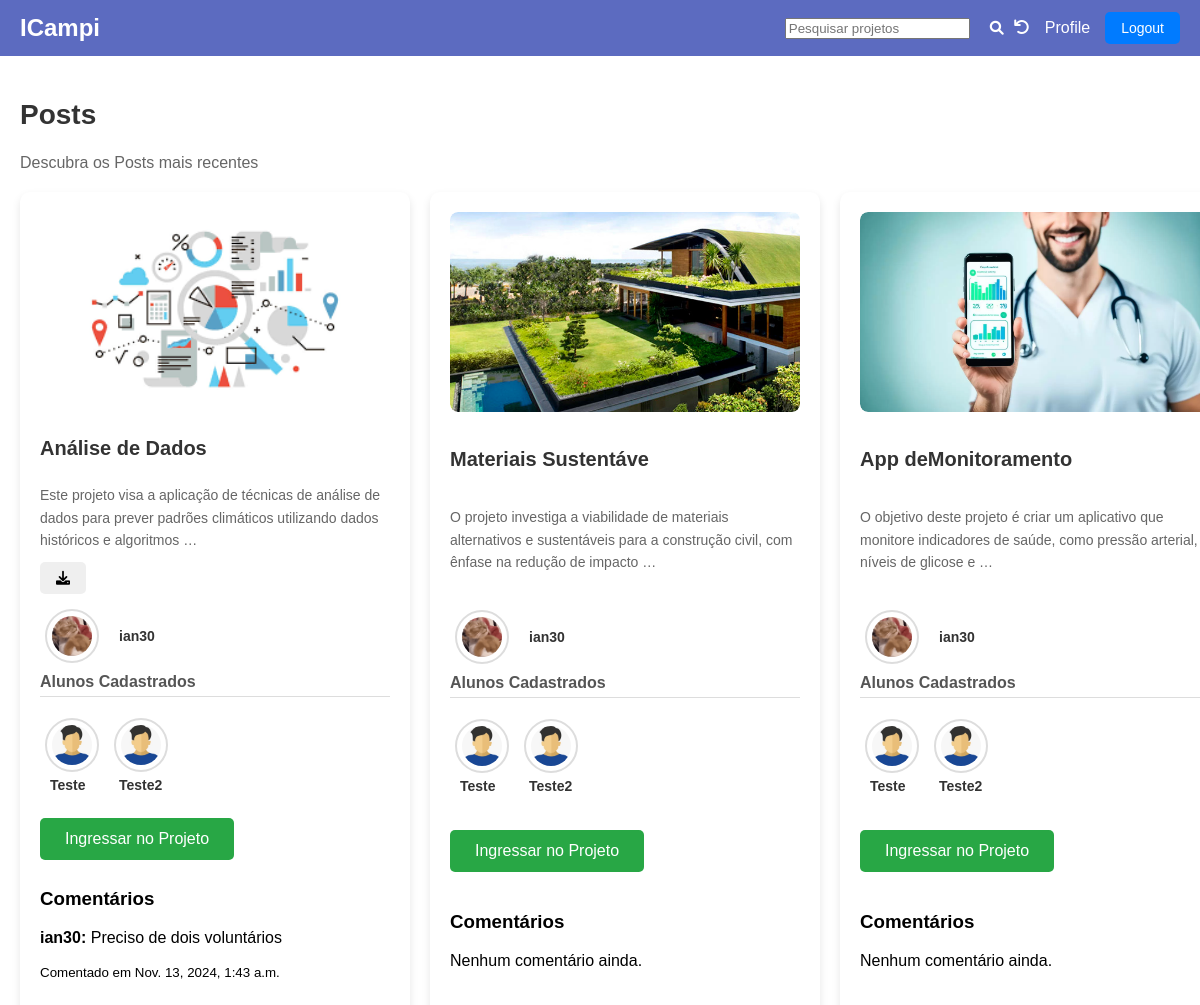
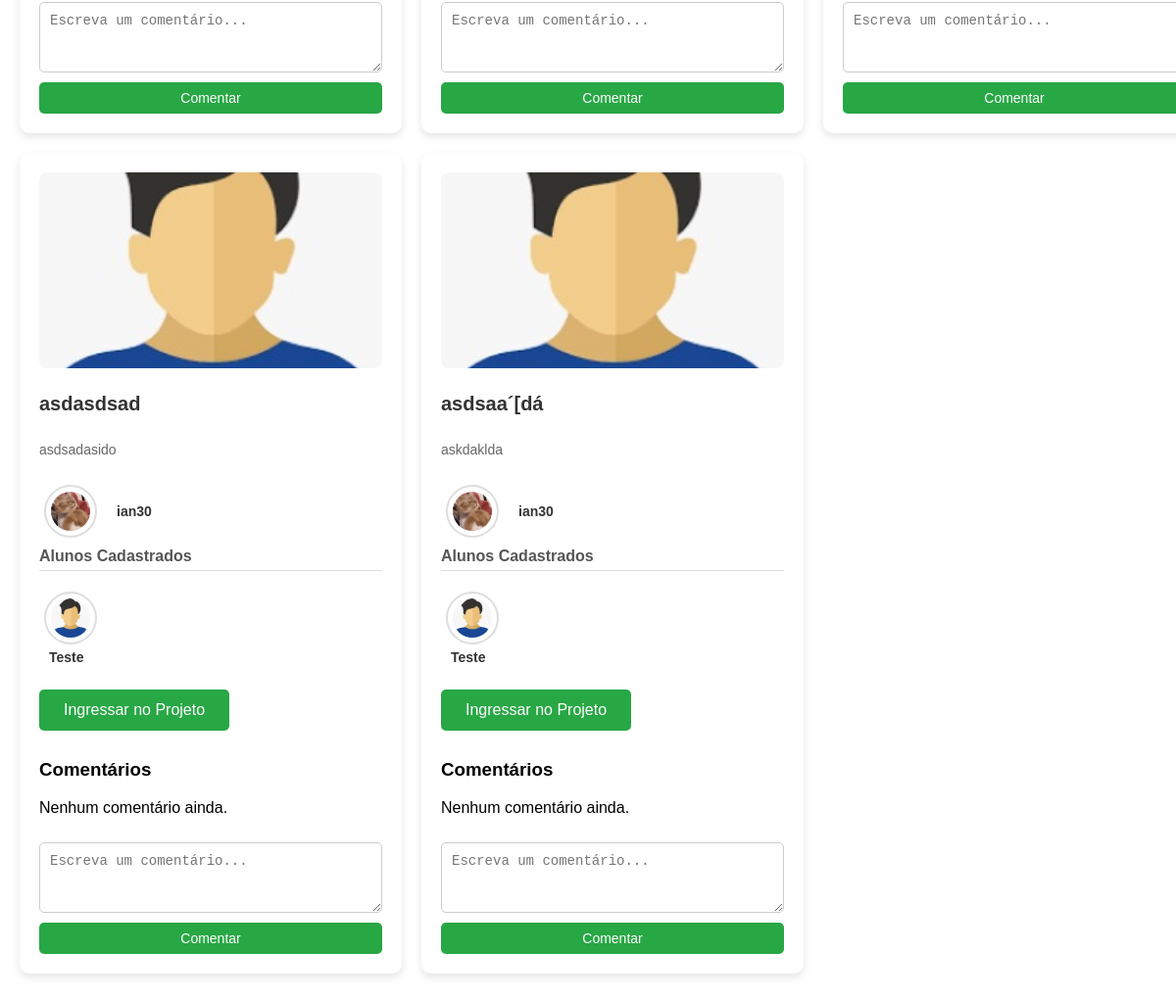
The page / (signed in) on the database as committed earlier (2 pictures, top to bottom).
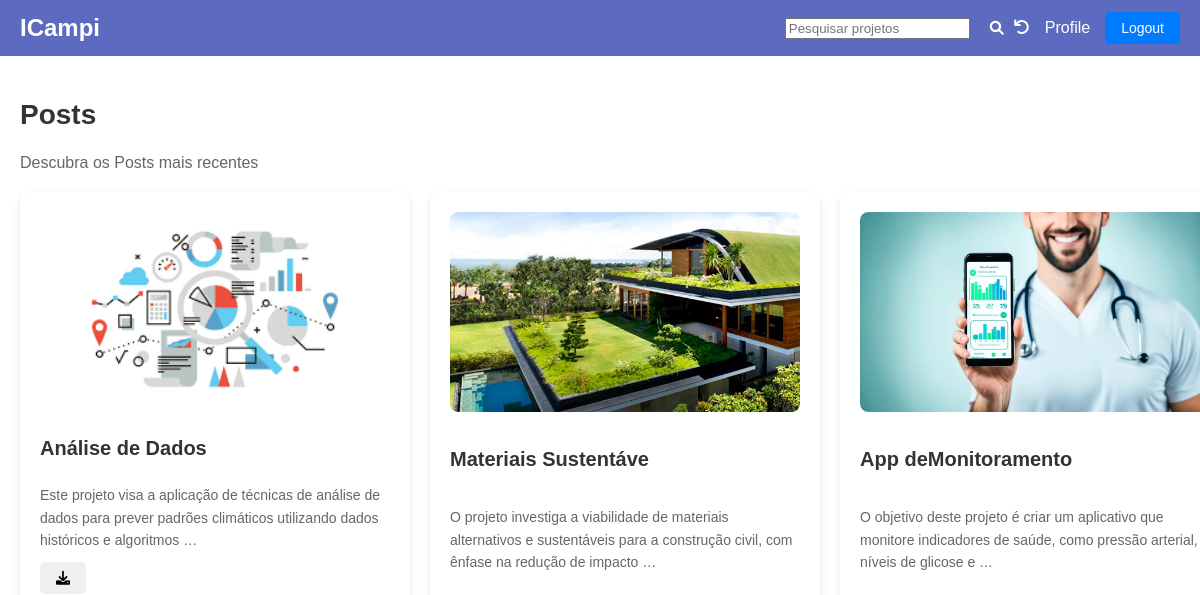
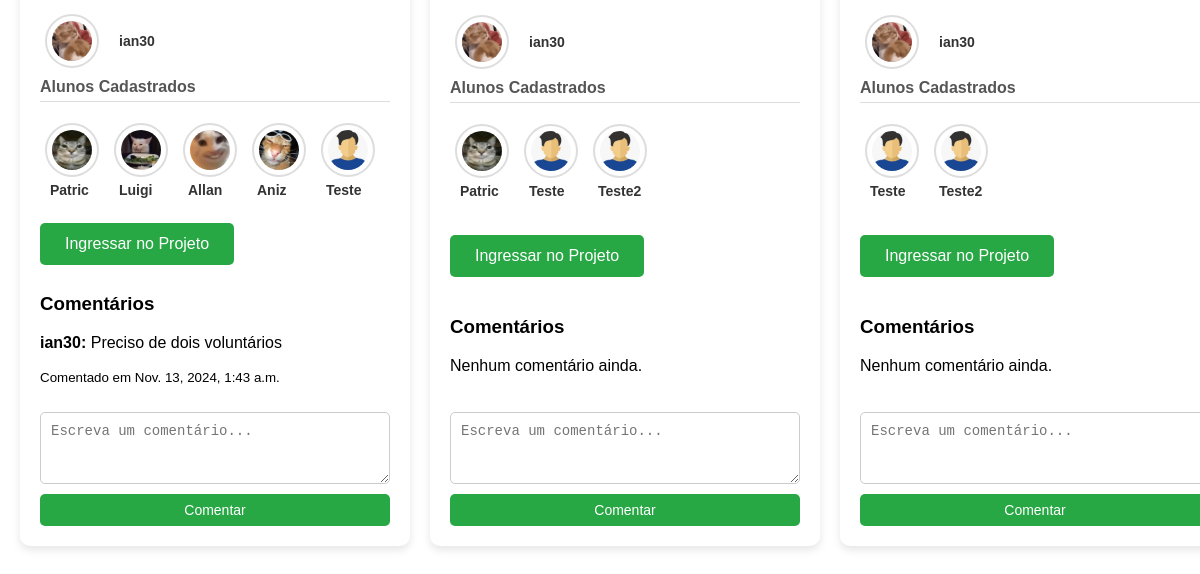
The same page on the database as committed later (2 pictures, top to bottom).
### feed/models.py (models this page shows, shortened)
class Project(models.Model):
    title = models.CharField(max_length=20)
    body = models.TextField(max_length=750)
    calendar = models.DateField(null=True, blank=True)
    author = models.ForeignKey(
        Profile,
        limit_choices_to={'role': 'teacher'},
        on_delete=models.CASCADE,
        null=True,
        blank=True,
        related_name='created_projects'  # Facilita a consulta dos projetos criados
    )
    students = models.ManyToManyField(
        Profile,
        related_name='joined_projects',
        limit_choices_to={'role': 'student'},
        blank=True
    )
    image = models.ImageField(upload_to='project_images/', null=True, blank=True)
    pdf_file = models.FileField(upload_to='project_pdfs/', null=True, blank=True)

class Profile(models.Model):
    ROLE_CHOICES = (
        ('student', 'Student'),
        ('teacher', 'Teacher'),
    )
    user = models.OneToOneField(User, on_delete=models.CASCADE)
    role = models.CharField(max_length=7, choices=ROLE_CHOICES, default='student')
    matricula = models.CharField(max_length=9, validators=[MinLengthValidator(9)], unique=False)
    summary = models.TextField(max_length=500, help_text="Descreva seus conhecimentos aqui")
    profile_image = models.ImageField(upload_to='profile_images/', blank=True, null=True)
    profile_background_image = models.ImageField(upload_to='profile_backgrounds/', null=True, blank=True)
    hard_skills = models.ManyToManyField(Skill, blank=True)

class Comment(models.Model):
    project = models.ForeignKey(Project, related_name='comments', on_delete=models.CASCADE)
    author = models.ForeignKey(Profile, limit_choices_to={'role': 'student'},on_delete=models.CASCADE, null=True, blank=True)
    body = models.TextField(max_length=250)
    created_at = models.DateTimeField(auto_now_add=True)

### feed/views.py (the view)
# urls.py: path('', ProjectListView.as_view(), name='home'),
class ProjectListView(LoginRequiredMixin, generic.ListView):
    model = Project
    paginate_by = 10
    template_name = 'feed/feed.html'
    context_object_name = 'projects'
    login_url = '/accounts/login/'
    def get_queryset(self):
        queryset = super().get_queryset()
        query = self.request.GET.get('q')  # Captura o parâmetro de pesquisa na URL
        if query:
            queryset = queryset.filter(
                Q(title__icontains=query) |
                Q(body__icontains=query) |
                Q(author__user__username__icontains=query)
            ).distinct()
        return queryset
    def get_context_data(self, **kwargs):
        context = super().get_context_data(**kwargs)
        context['comment_form'] = CommentForm()  # Inclui o formulário de comentário no contexto
        context['query'] = self.request.GET.get('q', '')  # Inclui a query no contexto para o formulário de pesquisa
        return context

### feed/forms.py
class CommentForm(forms.ModelForm):
    class Meta:
        model = Comment
        fields = ['body']
        widgets = {
            'body': forms.Textarea(attrs={
                'class': 'form-field',  # Classe CSS para estilização
                'placeholder': 'Escreva um comentário...',
                'rows': 3,
            }),
        }

### feed/templates/feed/feed.html (shortened to what this page needs)
<!DOCTYPE html>
<html lang="en">
<head>
    {% load static %}
    <link rel="stylesheet" href="{% static 'css/style.css' %}">
    <link rel="stylesheet" href="{% static 'css/feed.css' %}">
    <link href="https://cdnjs.cloudflare.com/ajax/libs/font-awesome/6.0.0-beta3/css/all.min.css" rel="stylesheet">
</head>
<body>
    <header>
        <h1>ICampi</h1>
        <nav>
            <form method="get" action="." style="display: flex; align-items: center;" class="search">
                <input type="text" name="q" value="{{ query }}" placeholder="Pesquisar projetos">
                <button type="submit" style="background: none; border: none; cursor: pointer;">
                    <i class="fas fa-search"></i>
                </button>
                <a href="{% url 'home' %}" class="clear-search-btn">
                    <i class="fa fa-undo" aria-hidden="true"></i>
                </a>
            </form>
            <a href="{% url 'profile' %}">Profile</a>
            <form class="logout-form" action="{% url 'logout' %}" method="post">
                <button type="submit">Logout</button>
            </form>
        </nav>
    </header>
    <main class="main">
        <div class="section-header">
            <h2 class="section-title">Posts</h2>
            <p class="section-subtitle">Descubra os Posts mais recentes</p>
        </div>
        <div class="projects-container">
            {% for project in projects %}
            <div class="project-card">
                <div class="project-image">
                    {% if project.image %}
                    <img src="{{ project.image.url }}" alt="{{ project.title }} Image" class="project-image">
                    {% else %}
                    <img src="/static/images/Avatar_Padrão.jpeg" alt="Imagem do Projeto Padrão" class="project-image">
                    {% endif %}
                </div>
                <h2 class="project-title">{{ project.title }}</h2>
                <p class="project-body">{{ project.body|truncatewords:20 }}</p>
                {% if project.pdf_file %}
                <a href="{{ project.pdf_file.url }}" target="_blank" download>
                    <button type="button"><i class="fa fa-download" aria-hidden="true"></i></button>
                </a>
                {% endif %}
                <div class="project-footer">
                    <div class="project-footer-content">
                        <div class="author-info">
                            {% if project.author.profile_image %}
                            <img src="{{ project.author.profile_image.url }}" alt="Foto de perfil de {{ project.author.user.username }}" class="avatar">
                            {% else %}
                            <img src="/static/images/Avatar_Padrão.jpeg" alt="Foto de perfil padrão" class="avatar">
                            {% endif %}
                            <h2>{{ project.author.user.username }}</h2>
                        </div>
                    </div>
                    <h3>Alunos Cadastrados</h3>
                    {% if project.students.all %}
                    <div id="alunosCarousel{{ project.id }}" class="carousel slide" data-bs-ride="carousel">
                        <div class="student-info">
                            {% for student in project.students.all %}
                            <div class="carousel-item {% if forloop.first %}active{% endif %}">
                                <div class="d-flex flex-column align-items-center">
                                    {% if student.profile_image %}
                                    <img src="{{ student.profile_image.url }}" alt="Foto de perfil de {{ student.user.username }}" class="avatar">
                                    {% else %}
                                    <img src="/static/images/Avatar_Padrão.jpeg" alt="Foto de perfil padrão" class="avatar">
                                    {% endif %}
                                    <h4 class="mt-2">{{ student.user.username }}</h4>
                                </div>
                            </div>
                            {% endfor %}
                        </div>
                    </div>
                    {% else %}
                    <p>Nenhum aluno cadastrado.</p>
                    {% endif %}
                </div>
                {% if request.user.is_authenticated and request.user.profile.role == 'student' %}
                <form action="{% url 'join_project' project.id %}" method="post" style="display:inline;">
                    <button type="submit" class="add-project-btn">Ingressar no Projeto</button>
                </form>
                {% endif %}
                <div class="comment-section">
                    <h3>Comentários</h3>
                    {% for comment in project.comments.all %}
                    <div class="comment">
                        <p><strong>{{ comment.author.user.username }}:</strong> {{ comment.body }}</p>
                        <p><small>Comentado em {{ comment.created_at }}</small></p>
                    </div>
                    {% empty %}
                    <p>Nenhum comentário ainda.</p>
                    {% endfor %}
                </div>
                <form class="comment-form" action="{% url 'add_comment' project.id %}" method="post">
                    {{ comment_form.body }}
                    <button type="submit">Comentar</button>
                </form>
            </div>
            {% empty %}
            <p>Nenhum projeto encontrado.</p>
            {% endfor %}
        </div>
    </main>
</body>
</html>

### static/css/style.css (style rules this page uses)
header { background-color: #5c6bc0; color: white; padding: 10px 20px; display: flex; justify-content: space-between; align-items: center; }
header h1 { margin: 0; font-size: 24px; }
nav { display: flex; align-items: center; gap: 15px; }
nav a { color: white; text-decoration: none; margin: 0; }
.logout-form { display: inline; }
.logout-form button { background-color: #007bff; color: white; padding: 8px 16px; border: none; border-radius: 5px; font-size: 14px; cursor: pointer; transition: background-color 0.3s; }

### static/css/feed.css (style rules this page uses)
body { font-family: Arial, sans-serif; margin: 0; padding: 0; background-color: #ffffff; }
.main { max-width: 1200px; margin: auto; padding: 20px; }
.section-title { font-size: 28px; font-weight: bold; color: #333; text-align: left; }
.section-subtitle { color: #666; font-size: 16px; text-align: left; margin-bottom: 20px; }
.projects-container { display: grid; grid-template-columns: repeat(3, 1fr); gap: 20px; justify-items: center; margin-bottom: 20px; }
.project-card { background-color: white; padding: 20px; border-radius: 10px; box-shadow: 0px 4px 8px rgba(0, 0, 0, 0.1); max-width: 350px; width: 100%; display: flex; flex-direction: column; justify-content: space-between; }
.project-image { width: 100%; height: 200px; object-fit: cover; border-radius: 8px; overflow: hidden; margin-bottom: 15px; }
.project-title { font-size: 20px; font-weight: bold; color: #333; margin: 10px 0; }
.project-body { color: #666; font-size: 14px; line-height: 1.6; margin-bottom: 10px; }
.project-footer { padding: 10px 0; }
.project-footer-content { display: flex; justify-content: space-between; align-items: center; margin-bottom: 5px; }
.author-info, .student-info { display: flex; align-items: center; gap: 15px; overflow-x: auto; padding: 5px; scrollbar-width: thin; scrollbar-color: #aaa #f5f5f5; }
.author-info img, .student-info img { width: 40px; height: 40px; border-radius: 50%; object-fit: cover; border: 2px solid #ddd; flex-shrink: 0; display: flex; overflow-x: auto; gap: 10px; padding: 5px; }
.author-info h2, .student-info h4 { font-size: 14px; color: #333; margin: 5px; }
.project-footer h3 { margin-top: 5px; font-size: 16px; font-weight: bold; color: #555; border-bottom: 1px solid #ddd; padding-bottom: 5px; }
button { padding: 8px 16px; border: none; border-radius: 5px; font-size: 14px; cursor: pointer; transition: background-color 0.3s; }
.add-project-btn { padding: 12px 25px; background-color: #28a745; color: white; border-radius: 5px; font-size: 16px; text-align: center; position: relative; top: -10px; }
.comment-form button { background-color: #28a745; color: white; }
.comment-form { display: flex; flex-direction: column; margin-top: 10px; }
.comment-form textarea { padding: 10px; border-radius: 5px; border: 1px solid #ccc; font-size: 14px; resize: vertical; min-height: 50px; margin-bottom: 10px; }
.student-info { margin-bottom: 15px; }

### feed/templates/feed/feed.html (style rules this page uses)
.search button { padding: 10px; margin-left: 10px; background-color: #007bff; color: #fff; border: none; border-radius: 5px; cursor: pointer; }

Rows that differ between the two databases and show on the page:
removed Project: title "asdasdsad", body "asdsadasido", author.profile_image (picture), author.user.username "ian30", Profile (user.username "Teste")
removed Project: title "asdsaa´[dá", body "askdaklda", author.profile_image (picture), author.user.username "ian30", Profile (user.username "Teste")
changed Project "Análise de Dados": gains Profile (profile_image (picture), user.username "Patric"); gains Profile (profile_image (picture), user.username "Luigi"); gains Profile (profile_image (picture), user.username "Allan"); gains Profile (profile_image (picture), user.username "Aniz"); loses Profile (user.username "Teste2")
changed Project "Materiais Sustentáve": gains Profile (profile_image (picture), user.username "Patric")
